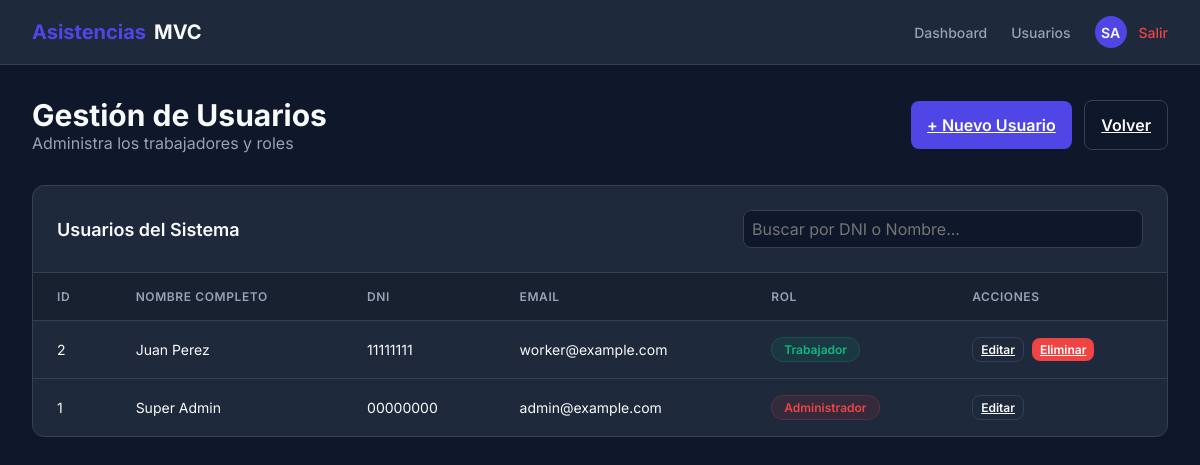
/admin/users (signed in), run on an earlier commit of the app's database.
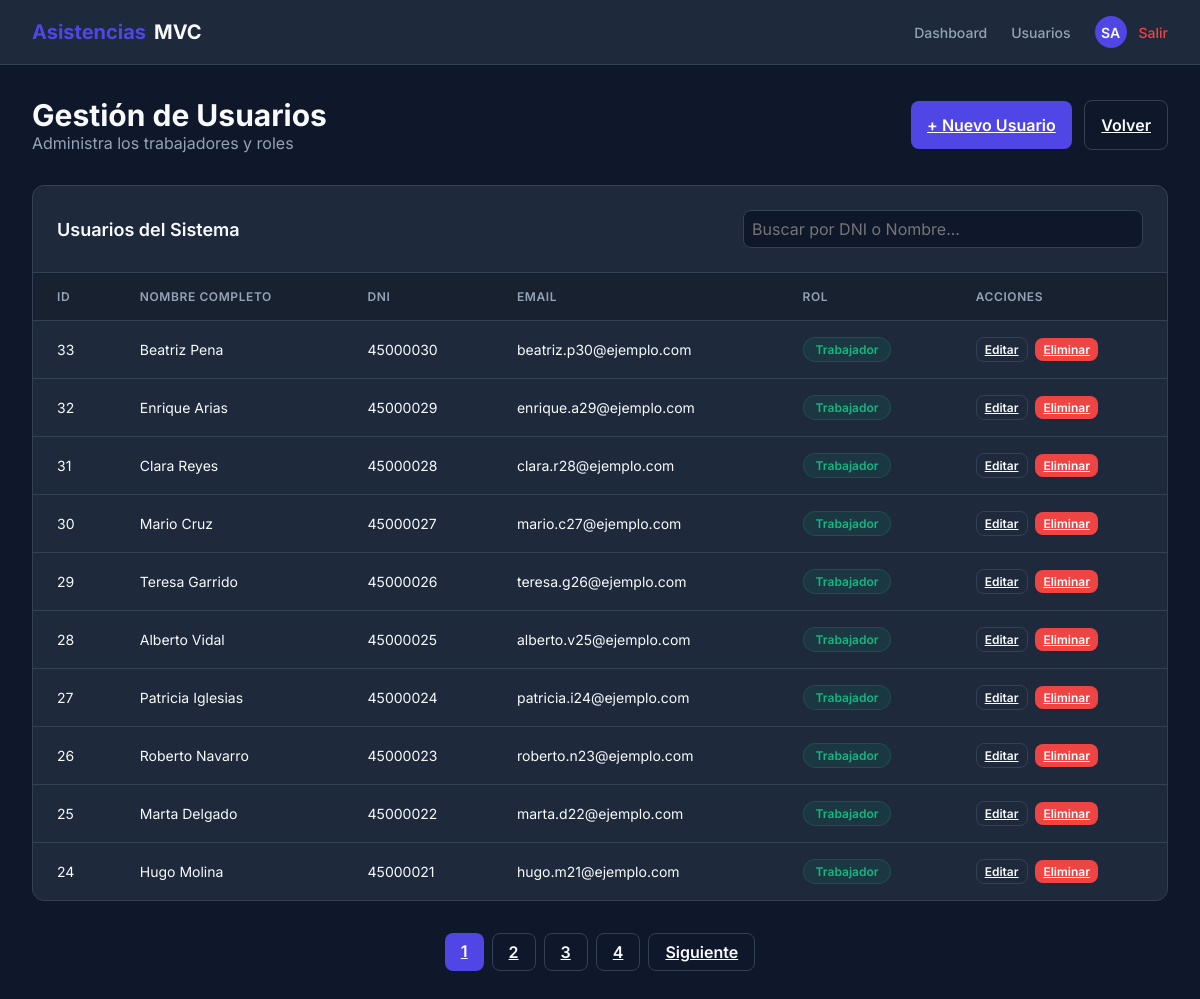
And on a later commit of the database.
### tables this page shows
CREATE TABLE `users` (
  `id` int(11) NOT NULL,
  `role_id` int(11) NOT NULL,
  `dni` varchar(20) NOT NULL,
  `first_name` varchar(100) NOT NULL,
  `last_name` varchar(100) NOT NULL,
  `email` varchar(100) NOT NULL,
  `password` varchar(255) NOT NULL,
  `created_at` timestamp NOT NULL DEFAULT current_timestamp(),
  `updated_at` timestamp NOT NULL DEFAULT current_timestamp() ON UPDATE current_timestamp()
);

CREATE TABLE `roles` (
  `id` int(11) NOT NULL,
  `name` varchar(50) NOT NULL,
  `description` varchar(255) DEFAULT NULL
);

### system/bootstrap.php (called while the page is built, shortened)
<?php
spl_autoload_register(function ($class) {
    $prefix = '';
    $base_dir = '';
    if (strpos($class, 'App\\') === 0) {
        $prefix = 'App\\';
        $base_dir = APPPATH;
    } elseif (strpos($class, 'System\\') === 0) {
        $prefix = 'System\\';
        $base_dir = SYSTEMPATH;
    }
    if ($prefix !== '') {
        $len = strlen($prefix);
        $relative_class = substr($class, $len);
        $file = $base_dir . str_replace('\\', '/', $relative_class) . '.php';
    }
});
$router = new \System\Router\Router();
$url = isset($_GET['url']) ? rtrim($_GET['url'], '/') : '/';
$router->dispatch($url);

### app/Controllers/Admin.php (called while the page is built, shortened)
<?php
class Admin extends Controller {
    public function users() {
        $model = new User();
        $limit = 10;
        $page = isset($_GET['page']) && is_numeric($_GET['page']) ? (int)$_GET['page'] : 1;
        $offset = ($page - 1) * $limit;
        $search = isset($_GET['search']) ? trim($_GET['search']) : '';
        $totalUsers = $model->countAllUsers($search);
        $totalPages = ceil($totalUsers / $limit);
        $users = $model->getPaginatedUsers($limit, $offset, $search);
        $this->view('admin/users', [
            'users' => $users,
            'currentPage' => $page,
            'totalPages' => $totalPages,
            'search' => $search
        ]);
    }
}

### public/index.php (called while the page is built, shortened)
<?php
require_once SYSTEMPATH . 'bootstrap.php';

### system/Core/Model.php (called while the page is built, shortened)
<?php
class Model {
    public function __construct() {
        $config = new Database();
        try {
            $dsn = "mysql:host={$config->host};dbname={$config->dbname};charset=utf8mb4";
            $this->db = new PDO($dsn, $config->username, $config->password, [
                PDO::ATTR_ERRMODE => PDO::ERRMODE_EXCEPTION,
                PDO::ATTR_DEFAULT_FETCH_MODE => PDO::FETCH_ASSOC,
                PDO::ATTR_EMULATE_PREPARES => false,
            ]);
        } catch (PDOException $e) {
            die("Database connection failed: " . $e->getMessage());
        }
    }
}

### app/Models/User.php (called while the page is built, shortened)
<?php
class User extends Model {
    public function countAllUsers($search = '') {
        if ($search) {
            $stmt = $this->db->prepare("SELECT COUNT(*) FROM users WHERE dni LIKE ? OR first_name LIKE ? OR last_name LIKE ?");
            $searchTerm = "%$search%";
            $stmt->execute([$searchTerm, $searchTerm, $searchTerm]);
            return $stmt->fetchColumn();
        } else {
            $stmt = $this->db->query("SELECT COUNT(*) FROM users");
            return $stmt->fetchColumn();
        }
    }
    public function getPaginatedUsers($limit, $offset, $search = '') {
        if ($search) {
            $stmt = $this->db->prepare("SELECT u.*, r.name as role_name FROM users u JOIN roles r ON u.role_id = r.id WHERE u.dni LIKE ? OR u.first_name LIKE ? OR u.last_name LIKE ? ORDER BY u.id DESC LIMIT ? OFFSET ?");
            $searchTerm = "%$search%";
            $stmt->bindValue(1, $searchTerm, \PDO::PARAM_STR);
            $stmt->bindValue(2, $searchTerm, \PDO::PARAM_STR);
            $stmt->bindValue(3, $searchTerm, \PDO::PARAM_STR);
            $stmt->bindValue(4, $limit, \PDO::PARAM_INT);
            $stmt->bindValue(5, $offset, \PDO::PARAM_INT);
            $stmt->execute();
            return $stmt->fetchAll();
        } else {
            $stmt = $this->db->prepare("SELECT u.*, r.name as role_name FROM users u JOIN roles r ON u.role_id = r.id ORDER BY u.id DESC LIMIT ? OFFSET ?");
            $stmt->bindValue(1, $limit, \PDO::PARAM_INT);
            $stmt->bindValue(2, $offset, \PDO::PARAM_INT);
            $stmt->execute();
            return $stmt->fetchAll();
        }
    }
}

### app/Views/admin/users.php (the view, shortened to what the changed rows need)
<!DOCTYPE html>
<html lang="es">
<head>
    <link rel="stylesheet" href="<?= BASE_URL ?>public/css/style.css">
</head>
<body>
    <?php include APPPATH . 'Views/partials/navbar.php'; ?>
    <div class="container">
        <div class="page-header">
            <div>
                <h1 class="page-title">Gestión de Usuarios</h1>
                <p style="color: var(--text-muted);">Administra los trabajadores y roles</p>
            </div>
            <div>
                <a href="<?= BASE_URL ?>admin/users/create" class="btn btn-primary" style="width: auto; margin-right: 0.5rem;">+ Nuevo Usuario</a>
                <a href="<?= BASE_URL ?>admin/dashboard" class="btn btn-outline" style="width: auto;">Volver</a>
            </div>
        </div>
        <div class="table-container">
            <div class="card-header" style="display: flex; justify-content: space-between; align-items: center; flex-wrap: wrap; gap: 1rem;">
                <h3 style="margin: 0;">Usuarios del Sistema</h3>
                <form action="<?= BASE_URL ?>admin/users" method="GET" style="display: flex; gap: 0.5rem; max-width: 400px; width: 100%;">
                    <input type="text" name="search" class="form-control" placeholder="Buscar por DNI o Nombre..." value="<?= htmlspecialchars($search) ?>" style="padding: 0.5rem; margin: 0;">
                </form>
            </div>
            <table>
                <thead>
                    <tr>
                        <th>ID</th>
                        <th>Nombre Completo</th>
                        <th>DNI</th>
                        <th>Email</th>
                        <th>Rol</th>
                        <th>Acciones</th>
                    </tr>
                </thead>
                <tbody>
                    <?php foreach ($users as $user): ?>
                    <tr>
                        <td><?= $user['id'] ?></td>
                        <td><?= htmlspecialchars($user['first_name'] . ' ' . $user['last_name']) ?></td>
                        <td><?= htmlspecialchars($user['dni']) ?></td>
                        <td><?= htmlspecialchars($user['email']) ?></td>
                        <td>
                            <?php if ($user['role_id'] == 1): ?>
                                <span class="badge badge-danger"><?= htmlspecialchars($user['role_name']) ?></span>
                            <?php else: ?>
                                <span class="badge badge-success"><?= htmlspecialchars($user['role_name']) ?></span>
                            <?php endif; ?>
                        </td>
                        <td>
                            <a href="<?= BASE_URL ?>admin/users/edit/<?= $user['id'] ?>" class="btn btn-outline" style="padding: 0.25rem 0.5rem; font-size: 0.75rem; width: auto; margin-right: 0.25rem;">Editar</a>
                            <?php if ($user['id'] != $_SESSION['user_id']): ?>
                                <a href="<?= BASE_URL ?>admin/users/delete/<?= $user['id'] ?>?csrf_token=<?= $_SESSION['csrf_token'] ?>" class="btn btn-danger" style="padding: 0.25rem 0.5rem; font-size: 0.75rem; width: auto;" onclick="return confirm('¿Eliminar usuario?');">Eliminar</a>
                            <?php endif; ?>
                        </td>
                    </tr>
                    <?php endforeach; ?>
                </tbody>
            </table>
        </div>
        <?php if ($totalPages > 1): ?>
        <?php $searchQuery = !empty($search) ? '&search=' . urlencode($search) : ''; ?>
        <div class="pagination-container" style="display: flex; justify-content: center; gap: 0.5rem; margin-top: 2rem;">
            <?php for ($i = 1; $i <= $totalPages; $i++): ?>
                <a href="<?= BASE_URL ?>admin/users?page=<?= $i ?><?= $searchQuery ?>" class="btn <?= $i === $currentPage ? 'btn-primary' : 'btn-outline' ?>" style="width: auto; padding: 0.5rem 1rem;"><?= $i ?></a>
            <?php endfor; ?>
            <?php if ($currentPage < $totalPages): ?>
                <a href="<?= BASE_URL ?>admin/users?page=<?= $currentPage + 1 ?><?= $searchQuery ?>" class="btn btn-outline" style="width: auto; padding: 0.5rem 1rem;">Siguiente</a>
            <?php endif; ?>
        </div>
        <?php endif; ?>
    </div>
    <?php include APPPATH . 'Views/partials/footer.php'; ?>

### system/Router/Router.php (shortened to what the changed rows need)
<?php
class Router {
    private $routes = [];
    public function add($route, $params) {
        $this->routes[$route] = $params;
    }
    public function dispatch($url) {
        foreach ($this->routes as $route => $params) {
            $routePattern = preg_replace('/\//', '\\/', $route);
            $routePattern = preg_replace('/\{([a-z]+)\}/', '(?P<\1>[a-z0-9-]+)', $routePattern);
            $routePattern = '/^' . $routePattern . '$/i';
            if (preg_match($routePattern, $url, $matches)) {
                $controller = "App\\Controllers\\" . $params['controller'];
                $method = $params['method'];
                if (class_exists($controller)) {
                    $controller_object = new $controller();
                    if (is_callable([$controller_object, $method])) {
                        $args = [];
                        call_user_func_array([$controller_object, $method], $args);
                    } else {
                        echo "Method $method not found in controller $controller";
                    }
                } else {
                    echo "Controller class $controller not found";
                }
                break;
            }
        }
    }
}

### app/Views/partials/navbar.php
<nav class="navbar">
    <a href="<?= BASE_URL ?>" class="navbar-brand">
        <span>Asistencias</span>MVC
    </a>
    <div class="navbar-nav">
        <?php if ($_SESSION['role_id'] == 1): ?>
            <a href="<?= BASE_URL ?>admin/dashboard" class="nav-link">Dashboard</a>
            <a href="<?= BASE_URL ?>admin/users" class="nav-link">Usuarios</a>
        <?php else: ?>
            <a href="<?= BASE_URL ?>worker/dashboard" class="nav-link">Mi Asistencia</a>
        <?php endif; ?>
        <div class="user-profile">
            <div class="avatar" title="<?= htmlspecialchars($_SESSION['first_name'] . ' ' . $_SESSION['last_name']) ?>">
                <?= strtoupper(substr($_SESSION['first_name'], 0, 1) . substr($_SESSION['last_name'], 0, 1)) ?>
            </div>
            <a href="<?= BASE_URL ?>logout" class="nav-link" style="color: var(--danger);">Salir</a>
        </div>
    </div>
</nav>

What changed in the data, as far as the page shows it:
no longer on this page (row edited): users: id "2", first_name+last_name "Juan Perez", dni "11111111", email "worker@example.com", role.name "Trabajador"
no longer on this page (row edited): users: id "1", first_name+last_name "Super Admin", dni "00000000", email "admin@example.com", role.name "Administrador"
added users: id "33", first_name+last_name "Beatriz Pena", dni "45000030", email "beatriz.p30@ejemplo.com", role.name "Trabajador"
added users: id "32", first_name+last_name "Enrique Arias", dni "45000029", email "enrique.a29@ejemplo.com", role.name "Trabajador"
added users: id "31", first_name+last_name "Clara Reyes", dni "45000028", email "clara.r28@ejemplo.com", role.name "Trabajador"
added users: id "30", first_name+last_name "Mario Cruz", dni "45000027", email "mario.c27@ejemplo.com", role.name "Trabajador"
added users: id "29", first_name+last_name "Teresa Garrido", dni "45000026", email "teresa.g26@ejemplo.com", role.name "Trabajador"
added users: id "28", first_name+last_name "Alberto Vidal", dni "45000025", email "alberto.v25@ejemplo.com", role.name "Trabajador"
added users: id "27", first_name+last_name "Patricia Iglesias", dni "45000024", email "patricia.i24@ejemplo.com", role.name "Trabajador"
added users: id "26", first_name+last_name "Roberto Navarro", dni "45000023", email "roberto.n23@ejemplo.com", role.name "Trabajador"
added users: id "25", first_name+last_name "Marta Delgado", dni "45000022", email "marta.d22@ejemplo.com", role.name "Trabajador"
added users: id "24", first_name+last_name "Hugo Molina", dni "45000021", email "hugo.m21@ejemplo.com", role.name "Trabajador"
Also different on the page:
new list line: "1 2 3 4 Siguiente"
